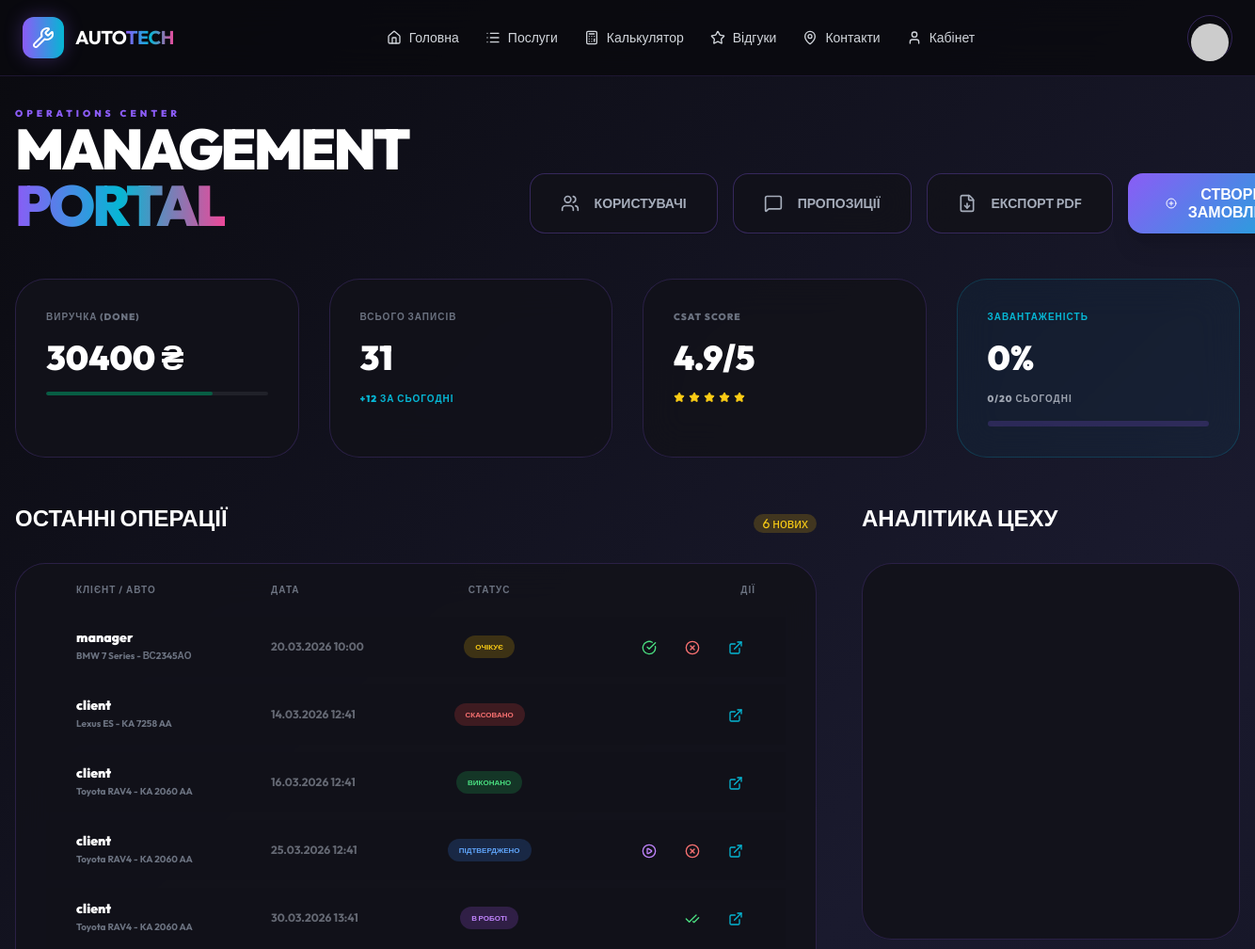
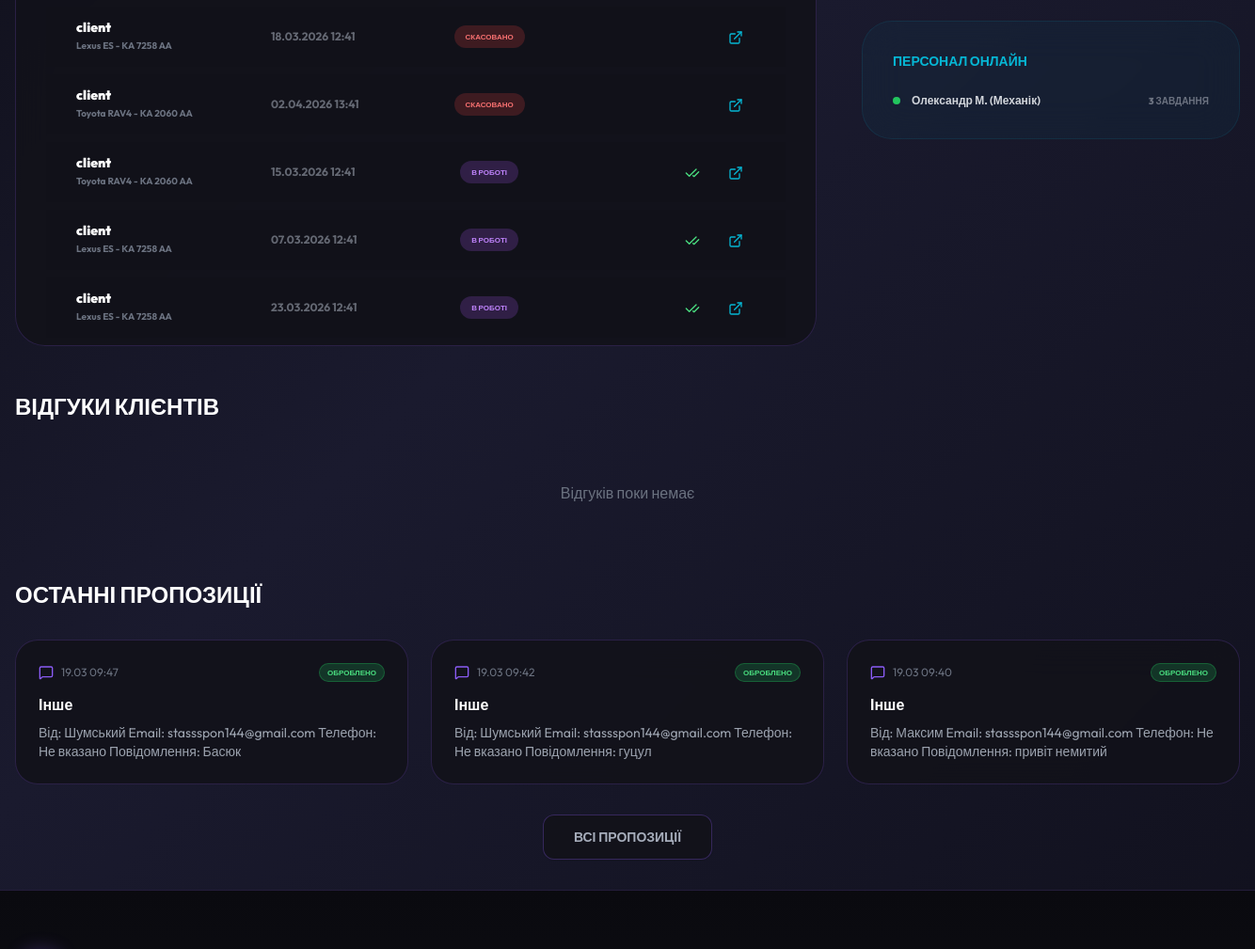
Page /dashboard/ (signed in, upper part) on the earlier database version (2 pictures, top to bottom).
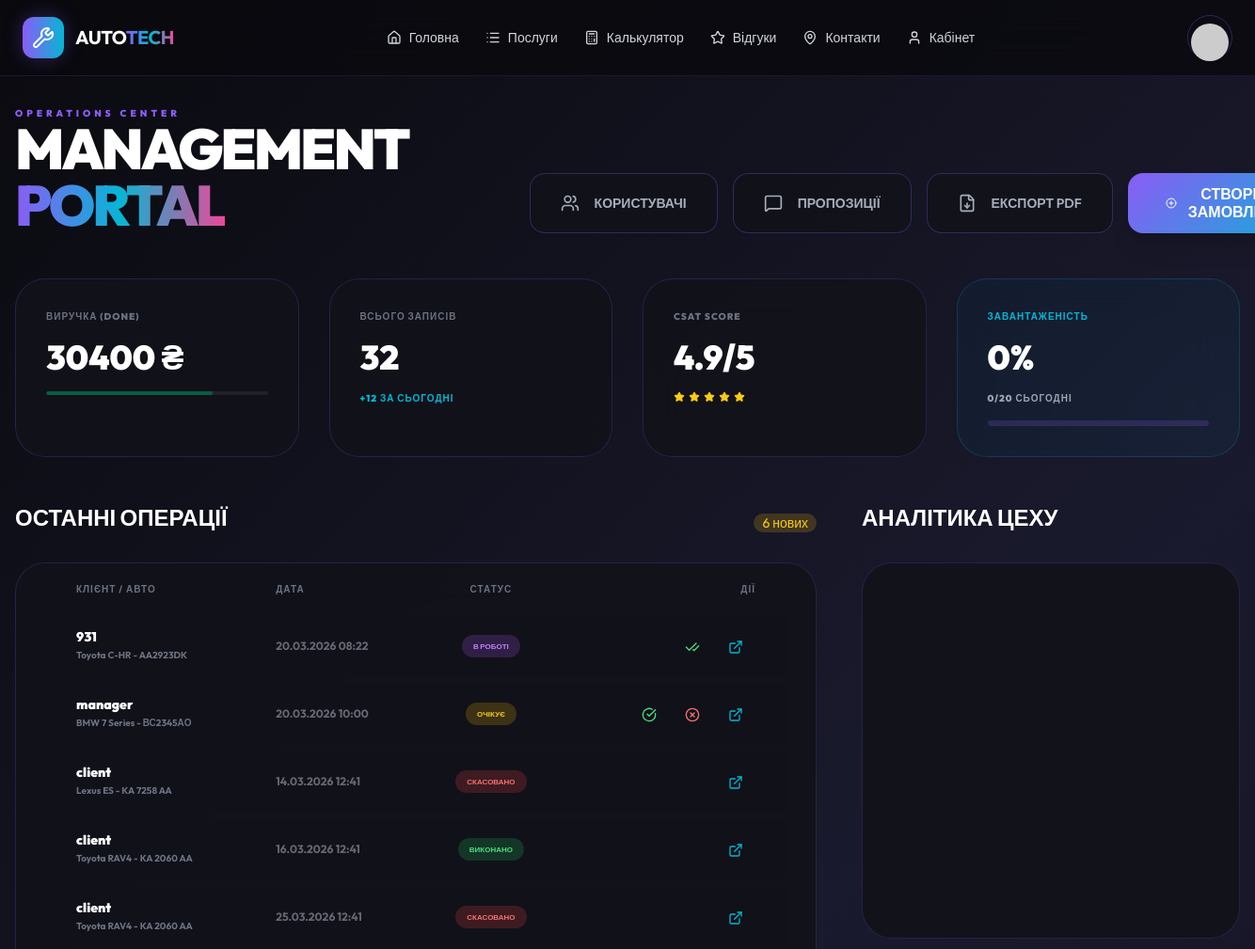
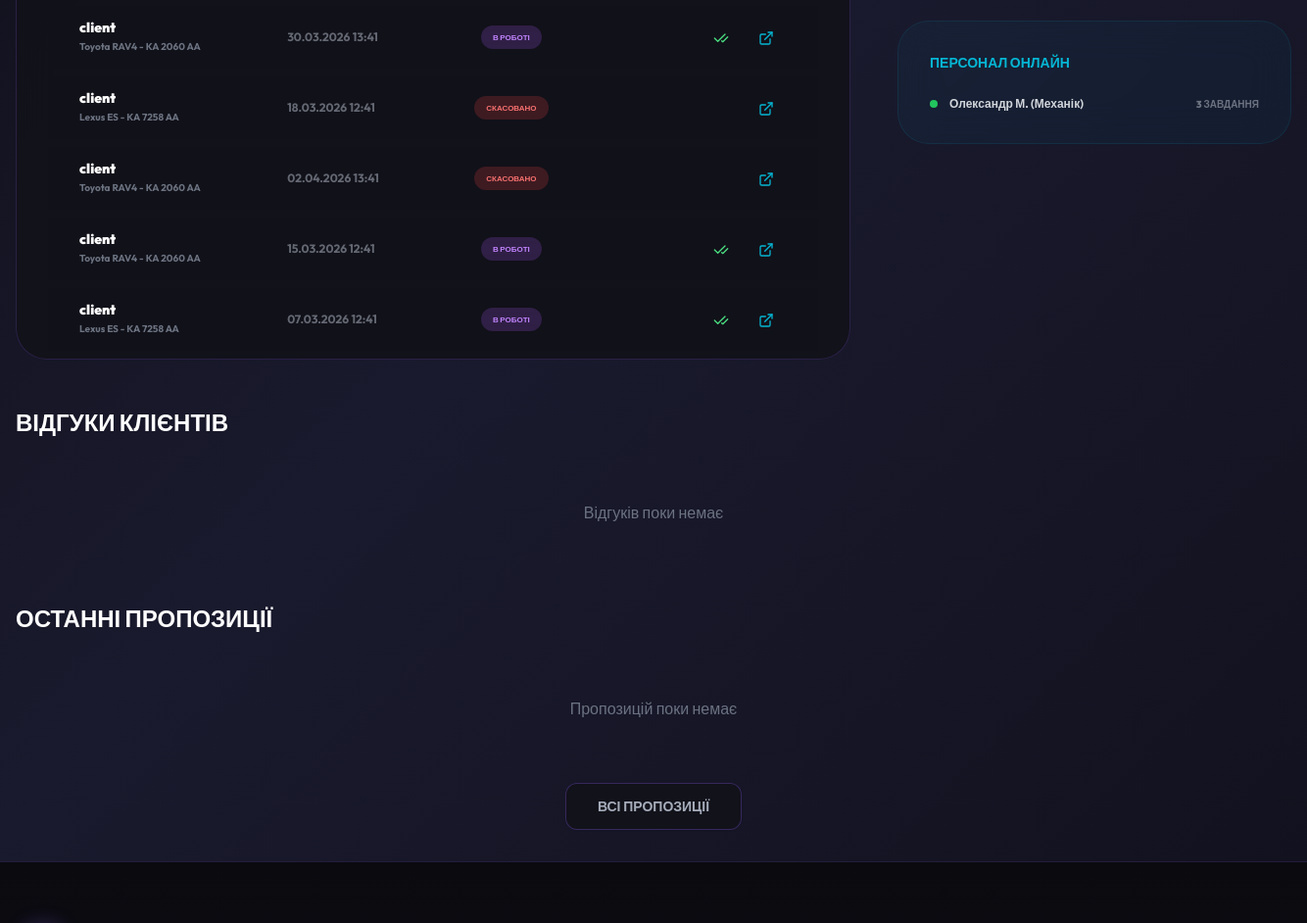
Same page on the later database version (2 pictures, top to bottom).
### bookings/models.py (models this page shows, shortened)
class Booking(models.Model):
    class Status(models.TextChoices):
        PENDING = "PENDING", _("Очікує")
        CONFIRMED = "CONFIRMED", _("Підтверджено")
        IN_PROGRESS = "IN_PROGRESS", _("В роботі")
        DONE = "DONE", _("Виконано")
        CANCELLED = "CANCELLED", _("Скасовано")
    client = models.ForeignKey(
        settings.AUTH_USER_MODEL, on_delete=models.CASCADE, related_name="bookings"
    )
    car = models.ForeignKey(UserCar, on_delete=models.CASCADE, related_name="bookings")
    mechanic = models.ForeignKey(
        settings.AUTH_USER_MODEL,
        on_delete=models.SET_NULL,
        null=True,
        blank=True,
        limit_choices_to={"role": "MECHANIC"},
        related_name="assigned_tasks",
    )
    scheduled_at = models.DateTimeField(verbose_name=_("Заплановано на"))
    service_type = models.CharField(max_length=200, blank=True, verbose_name=_("Тип послуги"))
    status = models.CharField(
        max_length=20, choices=Status.choices, default=Status.PENDING, verbose_name=_("Статус")
    )
    total_cost = models.DecimalField(
        max_digits=10, decimal_places=2, default=0, verbose_name=_("Загальна вартість")
    )
    notes = models.TextField(blank=True, verbose_name=_("Примечания"))
    created_at = models.DateTimeField(auto_now_add=True)
    class Meta:
        verbose_name = _("Запис на сервіс")
        verbose_name_plural = _("Записи на сервіс")
        ordering = ["-scheduled_at"]

### accounts/models.py (models this page shows, shortened)
class User(AbstractUser):
    class Role(models.TextChoices):
        CLIENT = "CLIENT", _("Клієнт")
        MANAGER = "MANAGER", _("Менеджер")
        MECHANIC = "MECHANIC", _("Механік")
        ADMIN = "ADMIN", _("Адміністратор")
    email = models.EmailField(_("Email"), unique=True)
    role = models.CharField(
        max_length=20, choices=Role.choices, default=Role.CLIENT, verbose_name=_("Роль")
    )
    phone = models.CharField(max_length=20, blank=True, null=True, verbose_name=_("Телефон"))
    avatar = models.ImageField(
        upload_to="avatars/", blank=True, null=True, verbose_name=_("Аватар")
    )
    USERNAME_FIELD = "email"
    REQUIRED_FIELDS = ["username"]
    class Meta:
        verbose_name = _("Користувач")
        verbose_name_plural = _("Користувачі")

### cars/models.py (models this page shows, shortened)
class UserCar(models.Model):
    class FuelType(models.TextChoices):
        GASOLINE = "GASOLINE", _("Бензин")
        DIESEL = "DIESEL", _("Дизель")
        LPG = "LPG", _("Газ/Газ-бензин")
        ELECTRIC = "ELECTRIC", _("Електро")
        HYBRID = "HYBRID", _("Гібрид")
        CNG = "CNG", _("Метан")
    class EngineType(models.TextChoices):
        NATURAL = "NATURAL", _("Атмосферний")
        TURBO = "TURBO", _("Турбований")
        SUPERCHARGE = "SUPERCHARGE", _("Наддувний")
    class TechnicalCondition(models.TextChoices):
        EXCELLENT = "EXCELLENT", _("Відмінний")
        GOOD = "GOOD", _("Добрий")
        NEEDS_REPAIR = "NEEDS_REPAIR", _("Потребує ремонту")
        CRITICAL = "CRITICAL", _("Критичний")
    user = models.ForeignKey(
        settings.AUTH_USER_MODEL, on_delete=models.CASCADE, related_name="my_cars"
    )
    model = models.ForeignKey(CarModel, on_delete=models.PROTECT)
    vin = models.CharField(
        max_length=17, unique=True, blank=True, null=True, verbose_name=_("VIN-код")
    )
    license_plate = models.CharField(max_length=20, verbose_name=_("Держ. номер"))
    year = models.PositiveIntegerField(verbose_name=_("Рік випуску"))
    mileage = models.PositiveIntegerField(default=0, verbose_name=_("Пробіг (км)"))
    engine_type = models.CharField(
        max_length=20,
        choices=EngineType.choices,
        blank=True,
        null=True,
        verbose_name=_("Тип двигуна"),
    )
    engine_volume = models.DecimalField(
        max_digits=3, decimal_places=1, blank=True, null=True, verbose_name=_("Об'єм двигуна (л)")
    )
    fuel_type = models.CharField(
        max_length=20, choices=FuelType.choices, blank=True, null=True, verbose_name=_("Тип палива")
    )
    technical_condition = models.CharField(
        max_length=20,
        choices=TechnicalCondition.choices,
        default=TechnicalCondition.GOOD,
        verbose_name=_("Технічний стан"),
    )
    class Meta:
        verbose_name = _("Автомобіль користувача")
        verbose_name_plural = _("Автомобілі користувачів")

class CarModel(models.Model):
    brand = models.ForeignKey(CarBrand, on_delete=models.CASCADE, related_name="models")
    name = models.CharField(max_length=100, verbose_name=_("Модель"))
    year_start = models.PositiveIntegerField(default=2000)
    year_end = models.PositiveIntegerField(blank=True, null=True)
    class Meta:
        verbose_name = _("Модель авто")
        verbose_name_plural = _("Моделі авто")

class CarBrand(models.Model):
    name = models.CharField(max_length=100, unique=True, verbose_name=_("Марка"))
    logo = models.ImageField(upload_to="brands/", blank=True, null=True)
    class Meta:
        verbose_name = _("Марка авто")
        verbose_name_plural = _("Марки авто")

### notifications/models.py (models this page shows, shortened)
class UserProposal(models.Model):
    user = models.ForeignKey(
        settings.AUTH_USER_MODEL, on_delete=models.CASCADE, related_name="proposals"
    )
    subject = models.CharField(max_length=255, verbose_name=_("Тема"))
    message = models.TextField(verbose_name=_("Повідомлення"))
    phone = models.CharField(max_length=20, blank=True, null=True, verbose_name=_("Телефон"))
    is_read = models.BooleanField(default=False, verbose_name=_("Прочитано"))
    is_processed = models.BooleanField(default=False, verbose_name=_("Оброблено"))
    created_at = models.DateTimeField(auto_now_add=True)
    class Meta:
        verbose_name = _("Пропозиція користувача")
        verbose_name_plural = _("Пропозиції користувачів")
        ordering = ["-created_at"]

### dashboard/views.py (the view, shortened to what this page needs)
# urls.py: path("dashboard/", views.MultiRoleDashboardView.as_view(), name="index"),
class MultiRoleDashboardView(LoginRequiredMixin, TemplateView):
    def get_template_names(self):
        role = self.request.user.role
        if role == "MANAGER" or role == "ADMIN":
            return ["dashboard/manager.html"]
        elif role == "MECHANIC":
            return ["dashboard/mechanic.html"]
        return ["dashboard/index.html"]
    def get_context_data(self, **kwargs):
        context = super().get_context_data(**kwargs)
        user = self.request.user
        if user.role == "CLIENT":
            context["bookings"] = Booking.objects.filter(client=user).order_by("-scheduled_at")[:10]
            context["cars"] = UserCar.objects.filter(user=user)
            context["bonus_account"], _ = BonusPoints.objects.get_or_create(user=user)
            context["bonus_transactions"] = BonusTransaction.objects.filter(user=user).order_by(
                "-created_at"
            )[:10]
            context["service_history"] = ServiceHistory.objects.filter(car__user=user).order_by(
                "-service_date"
            )[:10]
            context["reminders"] = Reminder.objects.filter(user=user, is_active=True)[:5]
            context["unread_notifications"] = Notification.objects.filter(
                user=user, is_read=False
            ).count()
            context["my_reviews"] = Review.objects.filter(user=user).order_by("-created_at")[:5]
        elif user.role == "MANAGER":
            context["total_bookings"] = Booking.objects.count()
            context["revenue"] = (
                Booking.objects.filter(status="DONE").aggregate(Sum("total_cost"))[
                    "total_cost__sum"
                ]
                or 0
            )
            context["recent_bookings"] = Booking.objects.all().order_by("-created_at")[:10]
            context["pending_bookings_list"] = Booking.objects.filter(status="PENDING").order_by(
                "-created_at"
            )[:15]
            context["pending_bookings"] = Booking.objects.filter(status="PENDING").count()
            context["all_reviews"] = Review.objects.all().order_by("-created_at")[:20]
            context["pending_reviews_count"] = Review.objects.filter(is_approved=False).count()
            context["proposals"] = UserProposal.objects.all().order_by("-created_at")[:20]
            context["proposals_count"] = UserProposal.objects.filter(is_read=False).count()
            context["mechanics"] = User.objects.filter(role="MECHANIC", is_active=True)
            total_slots_today = 20
            booked_slots_today = Booking.objects.filter(
                scheduled_at__date=datetime.now().date(),
                status__in=["PENDING", "CONFIRMED", "IN_PROGRESS"],
            ).count()
            context["shop_load"] = min(int((booked_slots_today / total_slots_today) * 100), 100)
            context["booked_slots"] = booked_slots_today
            context["total_slots"] = total_slots_today
        context["now"] = datetime.now()
        return context

### templates/dashboard/manager.html (shortened to what the changed rows need)
{% extends 'base.html' %}
{% load static %}
{% block content %}
<div class="space-y-12">
    <div class="flex flex-col md:flex-row justify-between items-end gap-8">
        <div>
            <h1 class="text-6xl font-black text-white tracking-tighter uppercase">MANAGEMENT <span class="gradient-text">PORTAL</span></h1>
        </div>
    </div>
    <div class="grid grid-cols-1 md:grid-cols-4 gap-8">
        <div class="glass-panel p-8 rounded-[32px] border-cyber-purple/20 space-y-4">
            <div class="text-[10px] font-black uppercase tracking-widest text-gray-500">Всього записів</div>
            <div class="text-4xl font-black text-white">{{ total_bookings }}</div>
            <div class="text-[10px] font-black text-cyber-cyan uppercase tracking-widest">+12 за сьогодні</div>
        </div>
    </div>
    <div class="grid grid-cols-1 lg:grid-cols-3 gap-12">
        <div class="lg:col-span-2 space-y-8">
            <div class="glass-panel rounded-[32px] border-cyber-purple/20 overflow-hidden">
                <table class="table w-full border-separate border-spacing-y-2 px-8">
                    <thead>
                        <tr class="text-gray-500 border-none uppercase text-[10px] font-black tracking-widest">
                            <th class="bg-transparent pl-8">Клієнт / Авто</th>
                            <th class="bg-transparent">Дата</th>
                            <th class="bg-transparent text-center">Статус</th>
                            <th class="bg-transparent text-right pr-8">Дії</th>
                        </tr>
                    </thead>
                    <tbody>
                        {% for booking in recent_bookings %}
                        <tr class="glass-panel border-cyber-purple/10 hover:bg-cyber-purple/5 transition-all">
                            <td class="bg-transparent pl-8">
                                <div class="font-black text-white">{{ booking.client.username }}</div>
                                <div class="text-[10px] font-bold text-gray-500">{{ booking.car.model.brand.name|default:'' }} {{ booking.car.model.name }} - {{ booking.car.license_plate }}</div>
                            </td>
                            <td class="bg-transparent text-xs font-bold opacity-60 text-gray-400">
                                {{ booking.scheduled_at|date:"d.m.Y H:i" }}
                            </td>
                            <td class="bg-transparent text-center">
                                <div class="badge {% if booking.status == 'PENDING' %}bg-yellow-500/20 text-yellow-400{% elif booking.status == 'CONFIRMED' %}bg-blue-500/20 text-blue-400{% elif booking.status == 'IN_PROGRESS' %}bg-purple-500/20 text-purple-400{% elif booking.status == 'DONE' %}bg-green-500/20 text-green-400{% else %}bg-red-500/20 text-red-400{% endif %} border-0 text-[8px] font-black uppercase p-3">
                                    {{ booking.get_status_display }}
                                </div>
                            </td>
                            <td class="bg-transparent text-right pr-8">
                                <div class="flex justify-end gap-1">
                                    {% if booking.status == 'PENDING' %}
                                    <button onclick="updateBookingStatus({{ booking.id }}, 'CONFIRMED')" class="btn btn-sm btn-ghost text-green-400" title="Підтвердити">
                                        <i data-lucide="check-circle" class="w-4 h-4"></i>
                                    </button>
                                    <button onclick="updateBookingStatus({{ booking.id }}, 'CANCELLED')" class="btn btn-sm btn-ghost text-red-400" title="Скасувати">
                                        <i data-lucide="x-circle" class="w-4 h-4"></i>
                                    </button>
                                    {% elif booking.status == 'CONFIRMED' %}
                                    <button onclick="updateBookingStatus({{ booking.id }}, 'IN_PROGRESS')" class="btn btn-sm btn-ghost text-purple-400" title="Почати роботу">
                                        <i data-lucide="play-circle" class="w-4 h-4"></i>
                                    </button>
                                    <button onclick="updateBookingStatus({{ booking.id }}, 'CANCELLED')" class="btn btn-sm btn-ghost text-red-400" title="Скасувати">
                                        <i data-lucide="x-circle" class="w-4 h-4"></i>
                                    </button>
                                    {% elif booking.status == 'IN_PROGRESS' %}
                                    <button onclick="updateBookingStatus({{ booking.id }}, 'DONE')" class="btn btn-sm btn-ghost text-green-400" title="Завершити">
                                        <i data-lucide="check-check" class="w-4 h-4"></i>
                                    </button>
                                    {% endif %}
                                    <a href="{% url 'reports:booking_report' booking.id %}" target="_blank" class="btn btn-sm btn-ghost text-cyber-cyan" title="Деталі">
                                        <i data-lucide="external-link" class="w-4 h-4"></i>
                                    </a>
                                </div>
                            </td>
                        </tr>
                        {% endfor %}
                    </tbody>
                </table>
            </div>
        </div>
    </div>
    <div class="space-y-8 mt-12">
        <div class="grid grid-cols-1 md:grid-cols-2 lg:grid-cols-3 gap-6">
            {% for proposal in proposals|slice:":6" %}
            <div class="glass-panel p-6 rounded-[24px] border-cyber-purple/20 {% if not proposal.is_read %}border-l-4 border-l-cyber-cyan{% endif %}">
                <div class="flex items-center justify-between mb-3">
                    <div class="flex items-center gap-2">
                        <i data-lucide="message-square" class="w-4 h-4 text-cyber-purple"></i>
                        <span class="text-xs text-gray-500">{{ proposal.created_at|date:"d.m H:i" }}</span>
                    </div>
                    {% if proposal.is_processed %}
                    <span class="badge bg-green-500/20 border-green-500/30 text-green-400 text-[8px] font-bold uppercase px-2 py-1">Оброблено</span>
                    {% elif proposal.is_read %}
                    <span class="badge bg-gray-500/20 border-gray-500/30 text-gray-400 text-[8px] font-bold uppercase px-2 py-1">Переглянуто</span>
                    {% else %}
                    <span class="badge bg-cyber-cyan/20 border-cyber-cyan/30 text-cyber-cyan text-[8px] font-bold uppercase px-2 py-1">Нове</span>
                    {% endif %}
                </div>
                <h4 class="font-bold text-white mb-2">{{ proposal.subject }}</h4>
                <p class="text-gray-400 text-sm line-clamp-3">{{ proposal.message|truncatechars:100 }}</p>
            </div>
            {% empty %}
            <div class="col-span-full text-center py-8 text-gray-500">
                Пропозицій поки немає
            </div>
            {% endfor %}
        </div>
    </div>
</div>
{% endblock %}

Differences in the rows shown:
no longer on this page (row unchanged): Booking: client.username "client", car.model.brand.name "Lexus", car.model.name "ES", car.license_plate "KA 7258 AA", scheduled_at "23.03.2026 12:41", status "В РОБОТІ"
removed UserProposal: created_at "19.03 09:47", is_processed "ОБРОБЛЕНО", subject "Інше", message "Від: Шумський Email: stassspon144@gmail.com Телефон: Не вказано Повідомлення: Басюк"
removed UserProposal: created_at "19.03 09:42", is_processed "ОБРОБЛЕНО", subject "Інше", message "Від: Шумський Email: stassspon144@gmail.com Телефон: Не вказано Повідомлення: гуцул"
removed UserProposal: created_at "19.03 09:40", is_processed "ОБРОБЛЕНО", subject "Інше", message "Від: Максим Email: stassspon144@gmail.com Телефон: Не вказано Повідомлення: привіт немитий"
added Booking: client.username "931", car.model.brand.name "Toyota", car.model.name "C-HR", car.license_plate "AA2923DK", scheduled_at "20.03.2026 08:22", status "В РОБОТІ"
changed Booking (number 5 of 10 on the later page): status "ПІДТВЕРДЖЕНО" → "СКАСОВАНО"
Other differences:
{{ total_bookings }}: "31" → "32"
text now shown: "Пропозицій поки немає"
